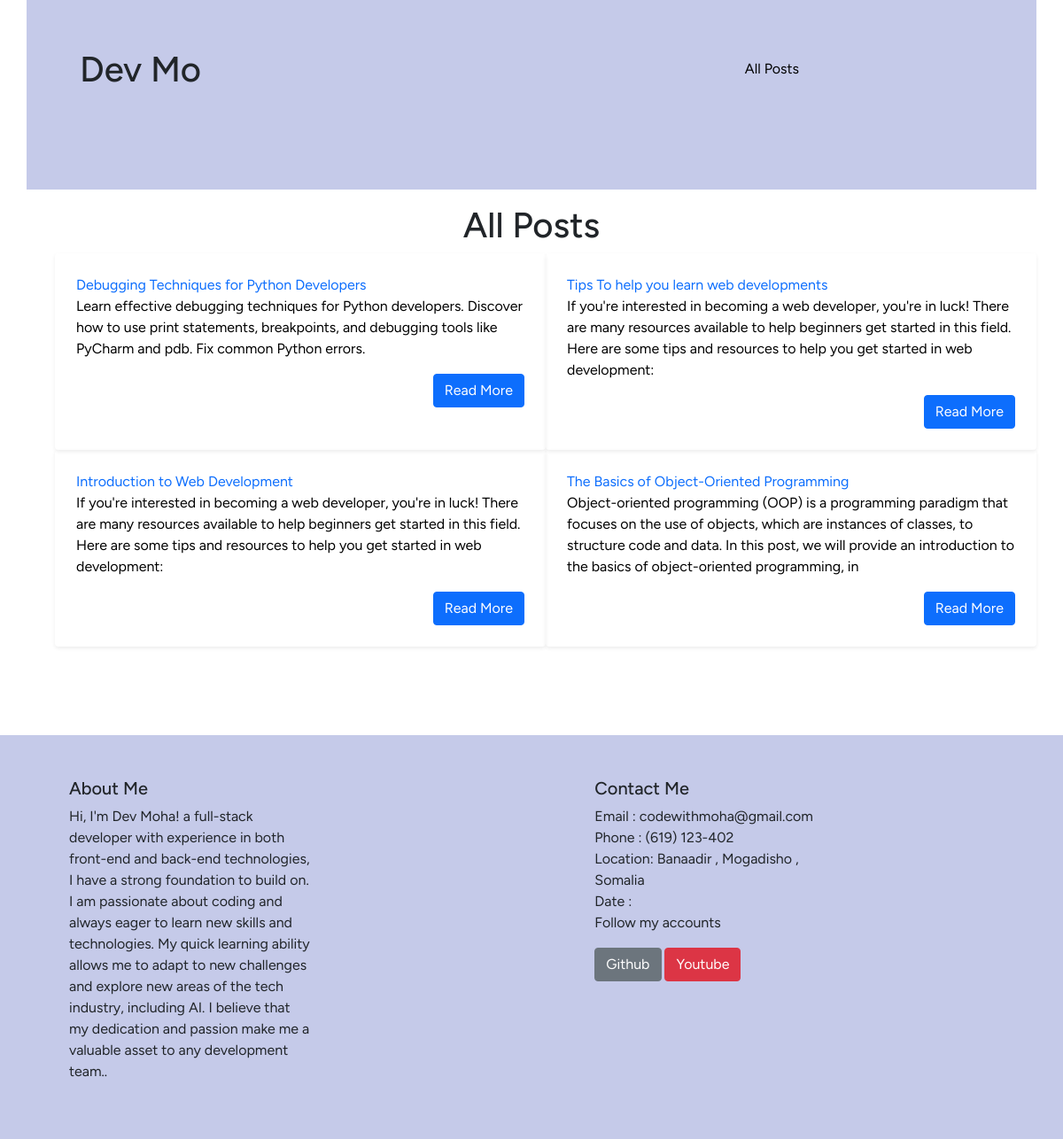
The page /posts on the database its author committed.
### core/models.py (models this page shows, shortened)
class Post(models.Model):
    title= models.CharField(max_length=100)
    excerpt = models.CharField(max_length=250)
    image = models.ImageField(upload_to='posts',null=True)
    content = models.TextField()
    author = models.ForeignKey(Author,on_delete=models.CASCADE , related_name="posts")
    tags = models.ManyToManyField(Tag,related_name='posts')
    date = models.DateField( auto_now=True)
    slug = models.SlugField(null=True)
    def get_absolute_url(self):
        return reverse("post_detail", args=[self.slug])

### core/views.py (the view)
# urls.py: path('posts',views.AllPostsView.as_view(),name="posts"),
class AllPostsView(View):
    def get(self,request):
        posts = Post.objects.all()
        tag = Tag.objects.all()
        context = {
            "posts":posts,
            "tags":tag
        }
        return render(request,"core/all_posts.html",context)

### core/templates/core/all_posts.html (shortened to what this page needs)
{% extends 'base.html' %}
{% block content %}
<div style="background: #C5CAE9;" class="container p-5">
    {% include 'core/include/nav.html' %}
</div>
<div>
    <h1 class="text-center mt-3">All Posts </h1>
</div>
{% include 'core/include/latest-post.html'  %}
{% endblock content %}

### core/templates/core/include/latest-post.html
<main class="container">
    <ul class="row">
            {%for post in posts %}
            {% if post %}
            <li
                role ="button"
                hx-get="{{post.get_absolute_url}}"
                hx-push-url="true"
                hx-target="body"
                hx-swap="outerHtml"
                class="text-primary col-md-6 list-unstyled shadow-sm p-4 rounded">
                {{post.title}}
                <p style="color:black"> {{post.excerpt}} </p>
                <button
                    role ="button"
                    hx-get="{{post.get_absolute_url}}"
                    hx-push-url="true"
                    hx-target="body"
                    hx-swap="outerHtml"
                    style="color:#3F51B5"
                    class="float-end btn btn-primary text-white text-decoration-none ">
                    Read More
                </button>
            </li>
            {% else %}
                <P>No post available on this page</P>
            {% endif %}
        {% endfor %}
    </ul>
</main>

### rows shown on the page
Post: title "Debugging Techniques for Python Developers", excerpt "Learn effective debugging techniques for Python developers. Discover how to use print statements, breakpoints, and debugging tools like PyCharm and pdb. Fix common Python errors."
Post: title "Tips To help you learn web developments", excerpt "If you're interested in becoming a web developer, you're in luck! There are many resources available to help beginners get started in this field. Here are some tips and resources to help you get started in web development:"
Post: title "Introduction to Web Development", excerpt "If you're interested in becoming a web developer, you're in luck! There are many resources available to help beginners get started in this field. Here are some tips and resources to help you get started in web development:"
Post: title "The Basics of Object-Oriented Programming", excerpt "Object-oriented programming (OOP) is a programming paradigm that focuses on the use of objects, which are instances of classes, to structure code and data. In this post, we will provide an introduction to the basics of object-oriented programming, in"
